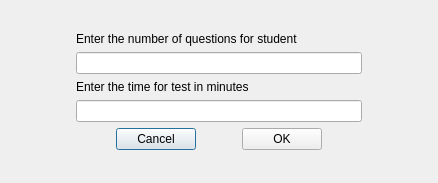
<?xml version="1.0" encoding="UTF-8"?>
<ui version="4.0">
 <class>settingsTable</class>
 <widget class="QDialog" name="settingsTable">
  <property name="geometry">
   <rect>
    <x>0</x>
    <y>0</y>
    <width>438</width>
    <height>183</height>
   </rect>
  </property>
  <property name="windowTitle">
   <string>Dialog</string>
  </property>
  <layout class="QGridLayout" name="gridLayout">
   <item row="0" column="0">
    <layout class="QVBoxLayout" name="verticalLayout_3">
     <item>
      <spacer name="verticalSpacer_2">
       <property name="orientation">
        <enum>Qt::Vertical</enum>
       </property>
       <property name="sizeHint" stdset="0">
        <size>
         <width>20</width>
         <height>40</height>
        </size>
       </property>
      </spacer>
     </item>
     <item>
      <layout class="QHBoxLayout" name="horizontalLayout_2">
       <item>
        <spacer name="horizontalSpacer_4">
         <property name="orientation">
          <enum>Qt::Horizontal</enum>
         </property>
         <property name="sizeHint" stdset="0">
          <size>
           <width>40</width>
           <height>20</height>
          </size>
         </property>
        </spacer>
       </item>
       <item>
        <layout class="QVBoxLayout" name="verticalLayout_2">
         <item>
          <layout class="QVBoxLayout" name="verticalLayout">
           <item>
            <widget class="QLabel" name="label">
             <property name="styleSheet">
              <string notr="true">font: 18pt &quot;Times New Roman&quot;;</string>
             </property>
             <property name="text">
              <string>Enter the number of questions for student</string>
             </property>
            </widget>
           </item>
           <item>
            <widget class="QLineEdit" name="numberQuestionsEdit">
             <property name="styleSheet">
              <string notr="true">font: 16pt &quot;Tahoma&quot;;</string>
             </property>
            </widget>
           </item>
           <item>
            <widget class="QLabel" name="label_2">
             <property name="styleSheet">
              <string notr="true">font: 18pt &quot;Times New Roman&quot;;</string>
             </property>
             <property name="text">
              <string>Enter the time for test in minutes</string>
             </property>
            </widget>
           </item>
           <item>
            <widget class="QLineEdit" name="timeEdit">
             <property name="styleSheet">
              <string notr="true">font: 16pt &quot;Tahoma&quot;;</string>
             </property>
            </widget>
           </item>
          </layout>
         </item>
         <item>
          <layout class="QHBoxLayout" name="horizontalLayout">
           <item>
            <spacer name="horizontalSpacer_2">
             <property name="orientation">
              <enum>Qt::Horizontal</enum>
             </property>
             <property name="sizeHint" stdset="0">
              <size>
               <width>40</width>
               <height>20</height>
              </size>
             </property>
            </spacer>
           </item>
           <item>
            <widget class="QPushButton" name="cancelButton">
             <property name="text">
              <string>Cancel</string>
             </property>
            </widget>
           </item>
           <item>
            <spacer name="horizontalSpacer">
             <property name="orientation">
              <enum>Qt::Horizontal</enum>
             </property>
             <property name="sizeHint" stdset="0">
              <size>
               <width>40</width>
               <height>20</height>
              </size>
             </property>
            </spacer>
           </item>
           <item>
            <widget class="QPushButton" name="okButton">
             <property name="text">
              <string>OK</string>
             </property>
            </widget>
           </item>
           <item>
            <spacer name="horizontalSpacer_3">
             <property name="orientation">
              <enum>Qt::Horizontal</enum>
             </property>
             <property name="sizeHint" stdset="0">
              <size>
               <width>40</width>
               <height>20</height>
              </size>
             </property>
            </spacer>
           </item>
          </layout>
         </item>
        </layout>
       </item>
       <item>
        <spacer name="horizontalSpacer_5">
         <property name="orientation">
          <enum>Qt::Horizontal</enum>
         </property>
         <property name="sizeHint" stdset="0">
          <size>
           <width>40</width>
           <height>20</height>
          </size>
         </property>
        </spacer>
       </item>
      </layout>
     </item>
     <item>
      <spacer name="verticalSpacer">
       <property name="orientation">
        <enum>Qt::Vertical</enum>
       </property>
       <property name="sizeHint" stdset="0">
        <size>
         <width>20</width>
         <height>40</height>
        </size>
       </property>
      </spacer>
     </item>
    </layout>
   </item>
  </layout>
 </widget>
 <resources/>
 <connections/>
</ui>
